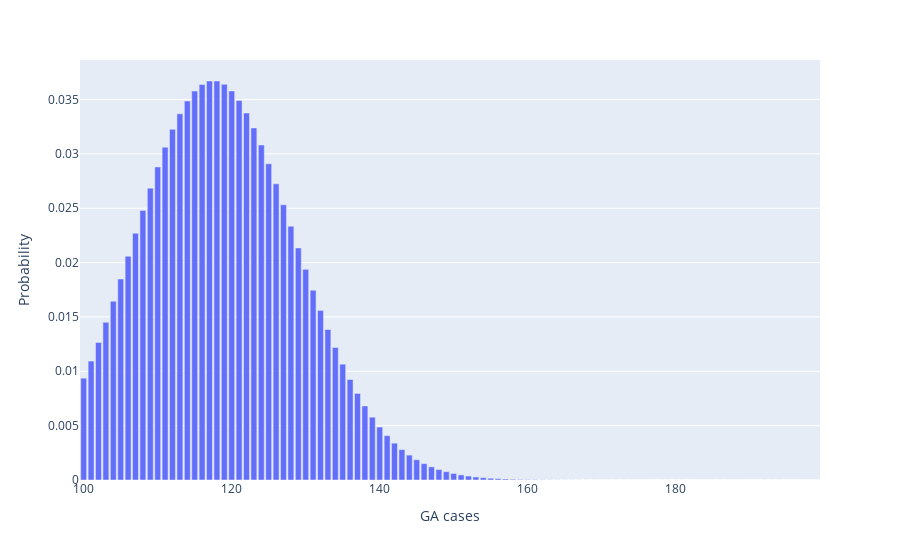
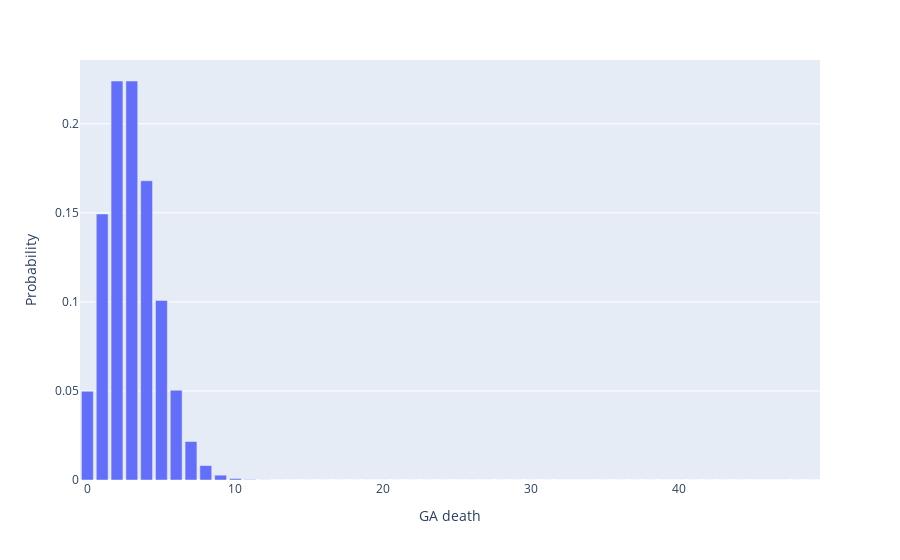

Notebook code for these charts, in order:
### Markdown cell above
#### Poisson distribution for GA state

### Code cell
for i in range(100, 200, 1):
    p =poisson.pmf(k=i, mu= lambda_value_GA)
    #print('The probability of having', i, 'cases per week is: ', p, '\n')
    
xGC= np.arange(100, 200, 1)
fig = px.bar(x=xGC, y=poisson.pmf(k=xGC, mu=lambda_value_GA), labels={'x':'GA cases', 'y':'Probability'})
fig.show()
fig.write_image("images/Poisson_GA_cases.png")
    
#Poisson for number of deaths 
    
for i in range(0, 50, 1):
    p =poisson.pmf(k=i, mu= lambda_value_GA_death)
    #print('The probability of having', i, 'deaths per week is: ', p, '\n')
xGD= np.arange(0, 50, 1)
fig1 = px.bar(x=xGD, y=poisson.pmf(k=xGD, mu=lambda_value_GA_death), labels={'x':'GA death', 'y':'Probability'})
fig1.show()
fig1.write_image("images/Poisson_GA_death.png")

### Figure 1 — Plotly figure (JSON) as saved in the notebook; plotly's stock layout.template omitted (floating-point values rounded to 4 significant figures)
{"data": [{"alignmentgroup": "True", "hovertemplate": "GA cases=%{x}<br>Probability=%{y}<extra></extra>", "legendgroup": "", "marker": {"color": "#636efa"}, "name": "", "offsetgroup": "", "orientation": "v", "showlegend": false, "textposition": "auto", "type": "bar", "x": [100, 101, 102, 103, 104, 105, 106, 107, 108, 109, 110, 111, 112, 113, 114, 115, 116, 117, 118, 119, 120, 121, 122, 123, 124, 125, 126, 127, 128, 129, 130, 131, 132, 133, 134, 135, 136, 137, 138, 139, 140, 141, 142, 143, 144, 145, 146, 147, 148, 149, 150, 151, 152, 153, 154, 155, 156, 157, 158, 159, 160, 161, 162, 163, 164, 165, 166, 167, 168, 169, 170, 171, 172, 173, 174, 175, 176, 177, 178, 179, 180, 181, 182, 183, 184, 185, 186, 187, 188, 189, 190, 191, 192, 193, 194, 195, 196, 197, 198, 199], "xaxis": "x", "y": [0.009364, 0.01094, 0.01266, 0.0145, 0.01645, 0.01849, 0.02058, 0.0227, 0.0248, 0.02685, 0.0288, 0.03061, 0.03225, 0.03368, 0.03486, 0.03577, 0.03639, 0.0367, 0.0367, 0.03639, 0.03578, 0.0349, 0.03375, 0.03238, 0.03081, 0.02909, 0.02724, 0.02531, 0.02333, 0.02134, 0.01937, 0.01745, 0.0156, 0.01384, 0.01219, 0.01065, 0.009244, 0.007962, 0.006808, 0.005779, 0.004871, 0.004076, 0.003387, 0.002795, 0.002291, 0.001864, 0.001507, 0.001209, 0.0009642, 0.0007636, 0.0006007, 0.0004694, 0.0003644, 0.0002811, 0.0002154, 0.0001639, 0.000124, 9.321e-05, 6.961e-05, 5.166e-05, 3.81e-05, 2.792e-05, 2.034e-05, 1.472e-05, 1.059e-05, 7.577e-06, 5.386e-06, 3.805e-06, 2.673e-06, 1.866e-06, 1.295e-06, 8.939e-07, 6.133e-07, 4.183e-07, 2.837e-07, 1.913e-07, 1.282e-07, 8.549e-08, 5.668e-08, 3.736e-08, 2.449e-08, 1.597e-08, 1.035e-08, 6.676e-09, 4.281e-09, 2.731e-09, 1.732e-09, 1.093e-09, 6.861e-10, 4.284e-10, 2.66e-10, 1.644e-10, 1.01e-10, 6.176e-11, 3.756e-11, 2.273e-11, 1.369e-11, 8.197e-12, 4.885e-12, 2.897e-12], "yaxis": "y"}], "layout": {"barmode": "relative", "legend": {"tracegroupgap": 0}, "margin": {"t": 60}, "xaxis": {"anchor": "y", "domain": [0, 1], "title": {"text": "GA cases"}}, "yaxis": {"anchor": "x", "domain": [0, 1], "title": {"text": "Probability"}}}}

### Figure 2 — Plotly figure (JSON) as saved in the notebook; plotly's stock layout.template omitted (floating-point values rounded to 4 significant figures)
{"data": [{"alignmentgroup": "True", "hovertemplate": "GA death=%{x}<br>Probability=%{y}<extra></extra>", "legendgroup": "", "marker": {"color": "#636efa"}, "name": "", "offsetgroup": "", "orientation": "v", "showlegend": false, "textposition": "auto", "type": "bar", "x": [0, 1, 2, 3, 4, 5, 6, 7, 8, 9, 10, 11, 12, 13, 14, 15, 16, 17, 18, 19, 20, 21, 22, 23, 24, 25, 26, 27, 28, 29, 30, 31, 32, 33, 34, 35, 36, 37, 38, 39, 40, 41, 42, 43, 44, 45, 46, 47, 48, 49], "xaxis": "x", "y": [0.04979, 0.1494, 0.224, 0.224, 0.168, 0.1008, 0.05041, 0.0216, 0.008102, 0.002701, 0.0008102, 0.000221, 5.524e-05, 1.275e-05, 2.732e-06, 5.463e-07, 1.024e-07, 1.808e-08, 3.013e-09, 4.757e-10, 7.135e-11, 1.019e-11, 1.39e-12, 1.813e-13, 2.266e-14, 2.72e-15, 3.138e-16, 3.487e-17, 3.736e-18, 3.865e-19, 3.865e-20, 3.74e-21, 3.506e-22, 3.187e-23, 2.812e-24, 2.411e-25, 2.009e-26, 1.629e-27, 1.286e-28, 9.891e-30, 7.419e-31, 5.428e-32, 3.877e-33, 2.705e-34, 1.844e-35, 1.23e-36, 8.019e-38, 5.119e-39, 3.199e-40, 1.959e-41], "yaxis": "y"}], "layout": {"barmode": "relative", "legend": {"tracegroupgap": 0}, "margin": {"t": 60}, "xaxis": {"anchor": "y", "domain": [0, 1], "title": {"text": "GA death"}}, "yaxis": {"anchor": "x", "domain": [0, 1], "title": {"text": "Probability"}}}}
